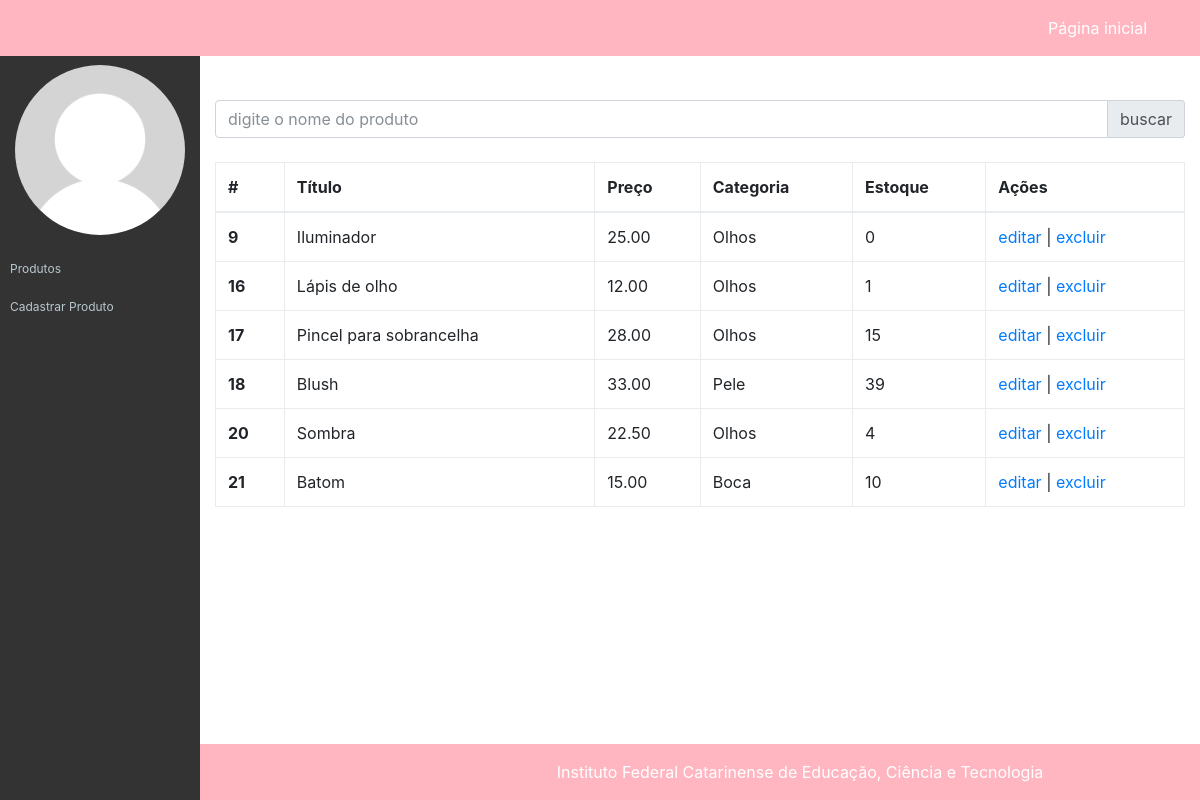
The app's page /app/views/admin/produtos.php with its own data.
### tables this page shows
CREATE TABLE `tb_produtos` (
  `codigo` int(11) NOT NULL,
  `nome` varchar(32) NOT NULL,
  `categoria` varchar(32) NOT NULL,
  `preco` decimal(10,2) NOT NULL,
  `estoque` int(11) NOT NULL
);

### app/models/Conexao.php (called while the page is built, shortened)
<?php
class Conexao {
    public static $conexao = null;
    public static function getConexao(){
        try{
            if(self::$conexao == null){
                $dbHost=self::HOST;
                $dbName=self::NOMEBANCO;
                $dbUser=self::USUARIO;
                $dbPass=self::SENHA;
                self::$conexao = new PDO("mysql:host=$dbHost;dbname=$dbName;charset=utf8", $dbUser, $dbPass,array(PDO::MYSQL_ATTR_INIT_COMMAND => "SET NAMES 'utf8'"));
                self::$conexao->setAttribute(PDO::ATTR_ERRMODE, PDO::ERRMODE_EXCEPTION);
            }
            return self::$conexao;
        }catch(PDOException $e){
            die("Falhou a conexao ou ocorreu um erro banco: " . $e->getMessage());
        }
        return $conexao;
    }
}

### app/models/CrudProdutos.php (called while the page is built, shortened)
<?php
require_once "Conexao.php";
require_once "Produto.php";
class CrudProdutos
{
    private $conexao;
    public function __construct()
    {
        $this->conexao = Conexao::getConexao();
    }
    public function getProdutos()
    {
        $consulta = $this->conexao->query("SELECT * FROM tb_produtos");
        $arrayProdutos = $consulta->fetchAll(PDO::FETCH_ASSOC);
        $listaProdutos = [];
        foreach ($arrayProdutos as $produto) {
            $listaProdutos[] = new Produto($produto['nome'], $produto['preco'], $produto['categoria'], $produto ['estoque'], $produto['codigo']);
        }
        return $listaProdutos;
    }
}

### app/models/Produto.php (called while the page is built, shortened)
<?php
require_once "Conexao.php";
class Produto {
    public function __construct($nome, $preco, $categoria, $estoque, $codigo = null){
        $this->nome = $nome;
        $this->preco = $preco;
        $this->categoria = $categoria;
        $this->estoque = $estoque;
        $this->codigo = $codigo;
    }
}

### app/views/admin/produtos.php (the view)
<?php
    require_once __DIR__."/../../models/CrudProdutos.php";
    $crud = new CrudProdutos();
    $listaProdutos = $crud->getProdutos();
    require_once __DIR__."/cabecalho.php";
?>
<div class="row">
    <div class="col-md-12">
        <div class="input-group">
            <input type="text" class="form-control" placeholder="digite o nome do produto" aria-describedby="basic-addon2">
            <button class="input-group-addon" id="basic-addon2">buscar</button>
        </div>
    </div>
</div>
<br>
<table class="table table-bordered">
    <thead>
    <tr>
        <th>#</th>
        <th>Título</th>
        <th>Preço</th>
        <th>Categoria</th>
        <th>Estoque</th>
        <th>Ações</th>
    </tr>
    </thead>
    <tbody>
    <?php foreach ($listaProdutos as $produto): ?>
    <tr>
        <th scope="row"><?= $produto -> codigo?></th>
        <td><?=  $produto->nome ?></td>
        <td><?=  $produto->preco ?></td>
        <td><?=  $produto->categoria ?></td>
        <td><?=  $produto->estoque ?> </td>
        <td>
            <a href="editar-produto.php?codigo=<?= $produto -> codigo?>">editar</a> |
            <a href="../../controllers/controladorProduto.php?acao=excluir&codigo=<?= $produto -> codigo?>">excluir</a>
        </td>
    </tr>
   <?php endforeach; ?>
    </tbody>
</table>
<?php require_once "rodape.php";

### assets/css/ifc-style.css (style rules this page uses)
body { padding-top: 55px; }
@media (min-width: 992px) { body { padding-top: 55px; } }

### records on screen
tb_produtos: codigo "9", nome "Iluminador", preco "25.00", categoria "Olhos", estoque "0"
tb_produtos: codigo "16", nome "Lápis de olho", preco "12.00", categoria "Olhos", estoque "1"
tb_produtos: codigo "17", nome "Pincel para sobrancelha", preco "28.00", categoria "Olhos", estoque "15"
tb_produtos: codigo "18", nome "Blush", preco "33.00", categoria "Pele", estoque "39"
tb_produtos: codigo "20", nome "Sombra", preco "22.50", categoria "Olhos", estoque "4"
tb_produtos: codigo "21", nome "Batom", preco "15.00", categoria "Boca", estoque "10"
